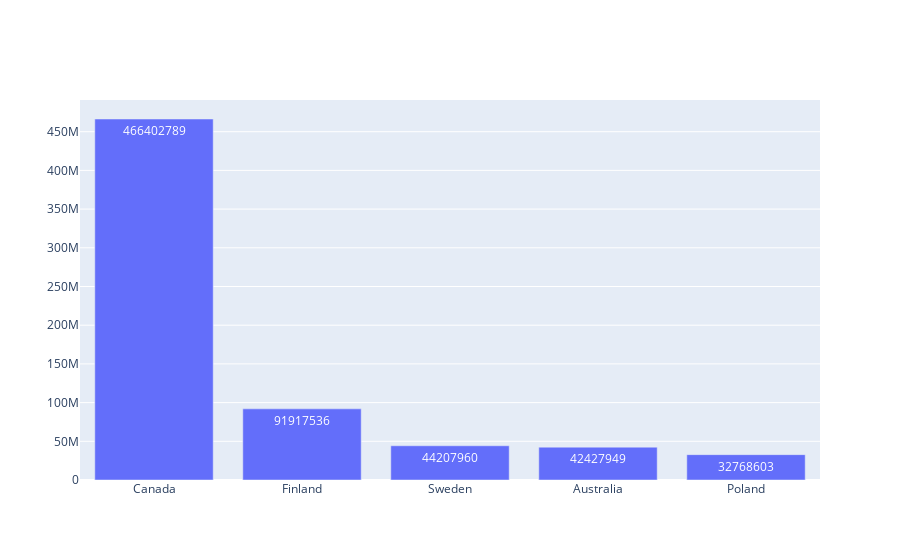

Notebook code cell kept with this figure:
### Code cell
x_export = oat_top5_exporters.index[0:5]
y_export = oat_top5_exporters['value'][0:5]

# Use textposition='auto' for direct text
fig = go.Figure(data=[go.Bar(
            x=x_export, y=y_export,
            text=y_export,
            textposition='auto',
        )])

fig.show(renderer='plotly_mimetype')

### Figure 1 — Plotly figure (JSON) as saved in the notebook; plotly's stock layout.template omitted (floating-point values rounded to 4 significant figures)
{"data": [{"text": [466402789, 91917536, 44207960, 42427949, 32768603], "textposition": "auto", "type": "bar", "x": ["Canada", "Finland", "Sweden", "Australia", "Poland"], "y": [466402789, 91917536, 44207960, 42427949, 32768603]}], "layout": {"autosize": true, "xaxis": {"autorange": true, "range": [-0.5, 4.5], "type": "category"}, "yaxis": {"autorange": true, "range": [0, 491000000.0], "type": "linear"}}}
